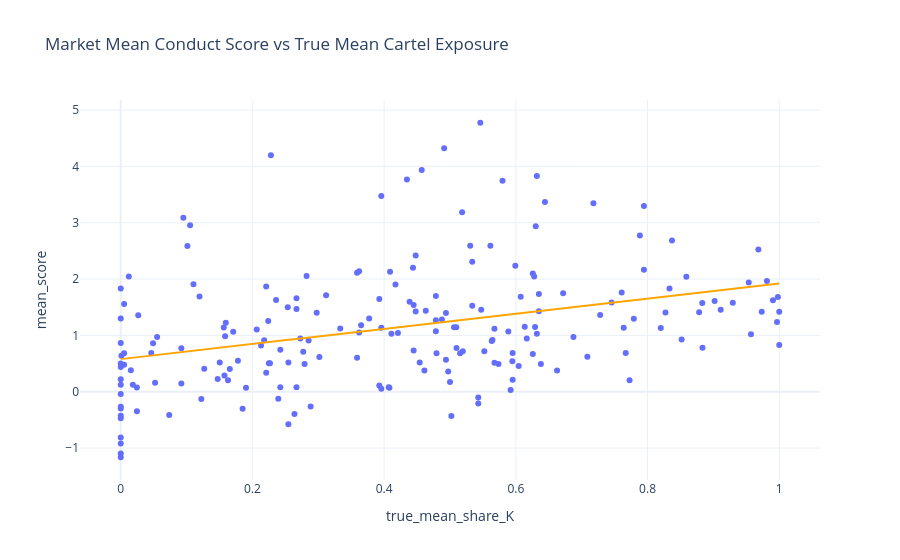

The code cell stored with this chart in its notebook:
### Code cell
fig = px.scatter(
    df,
    x="true_mean_share_K",
    y="mean_score",
    hover_data=["market_id"],
    title="Market Mean Conduct Score vs True Mean Cartel Exposure",
    template="plotly_white", 
    trendline="ols", 
    trendline_color_override="orange"
)
fig.show()

### Figure 1 — Plotly figure (JSON) as saved in the notebook; plotly's stock layout.template omitted (floating-point values rounded to 4 significant figures; data arrays with more than 128 entries replaced by an {"elided": "..."} marker saying what was removed)
{"data": [{"customdata": {"elided": "200x1 int values"}, "hovertemplate": "true_mean_share_K=%{x}<br>mean_score=%{y}<br>market_id=%{customdata[0]}<extra></extra>", "legendgroup": "", "marker": {"color": "#636efa", "symbol": "circle"}, "mode": "markers", "name": "", "orientation": "v", "showlegend": false, "type": "scatter", "x": {"elided": "200 float values"}, "xaxis": "x", "y": {"elided": "200 float values"}, "yaxis": "y"}, {"hovertemplate": "<b>OLS trendline</b><br>mean_score = 1.34342 * true_mean_share_K + 0.579135<br>R<sup>2</sup>=0.131395<br><br>true_mean_share_K=%{x}<br>mean_score=%{y} <b>(trend)</b><extra></extra>", "legendgroup": "", "line": {"color": "orange"}, "marker": {"color": "#636efa", "symbol": "circle"}, "mode": "lines", "name": "", "showlegend": false, "type": "scatter", "x": {"elided": "200 float values"}, "xaxis": "x", "y": {"elided": "200 float values"}, "yaxis": "y"}], "layout": {"legend": {"tracegroupgap": 0}, "title": {"text": "Market Mean Conduct Score vs True Mean Cartel Exposure"}, "xaxis": {"anchor": "y", "domain": [0, 1], "title": {"text": "true_mean_share_K"}}, "yaxis": {"anchor": "x", "domain": [0, 1], "title": {"text": "mean_score"}}}}
